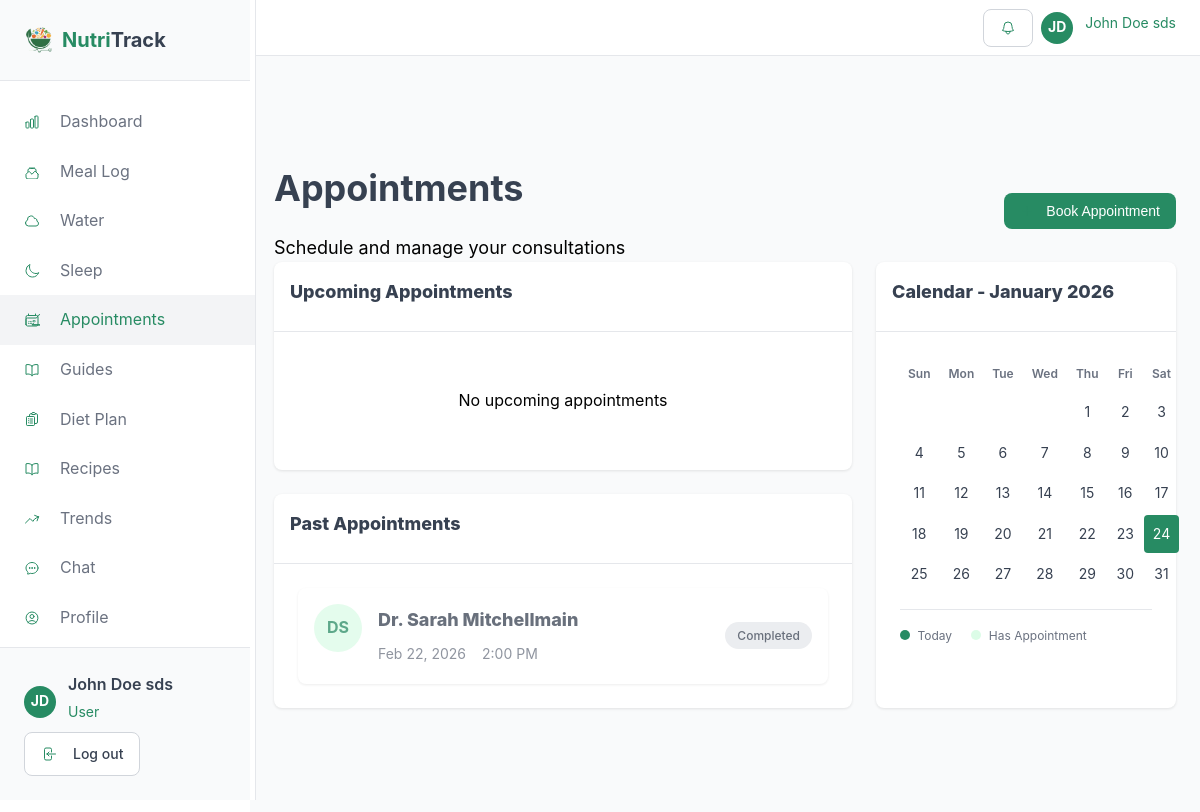
/user/appointments.php (signed in), run on the app's committed database.
### tables this page shows
CREATE TABLE `users` (
  `id` int(11) NOT NULL,
  `name` varchar(100) NOT NULL,
  `email` varchar(100) NOT NULL,
  `password` varchar(255) NOT NULL,
  `phone` varchar(20) DEFAULT NULL,
  `role` enum('user','nutritionist','admin') NOT NULL DEFAULT 'user',
  `status` enum('active','pending','inactive') NOT NULL DEFAULT 'pending',
  `weight` decimal(5,2) DEFAULT NULL,
  `height` decimal(5,2) DEFAULT NULL,
  `age` int(11) DEFAULT NULL,
  `goal` enum('weight_loss','maintain','gain_weight','build_muscle') DEFAULT NULL,
  `health_conditions` text DEFAULT NULL,
  `specialty` varchar(100) DEFAULT NULL,
  `bio` text DEFAULT NULL,
  `rating` decimal(3,2) DEFAULT NULL,
  `nutritionist_id` int(11) DEFAULT NULL,
  `created_at` timestamp NOT NULL DEFAULT current_timestamp(),
  `updated_at` timestamp NOT NULL DEFAULT current_timestamp() ON UPDATE current_timestamp(),
  `profile_image` varchar(255) DEFAULT NULL
);

CREATE TABLE `appointments` (
  `id` int(11) NOT NULL,
  `user_id` int(11) NOT NULL,
  `nutritionist_id` int(11) NOT NULL,
  `appointment_date` date NOT NULL,
  `appointment_time` time NOT NULL,
  `reason` text DEFAULT NULL,
  `status` enum('pending','confirmed','completed','cancelled') DEFAULT 'pending',
  `created_at` timestamp NOT NULL DEFAULT current_timestamp()
);

### user/appointments.php (the view, shortened to what this page needs)
<?php
require_once '../includes/session.php';
$user = getCurrentUser();
$db = getDB();
$stmt = $db->prepare("SELECT a.*, u.name as nutritionist_name, u.specialty
                      FROM appointments a
                      JOIN users u ON a.nutritionist_id = u.id
                      WHERE a.user_id = ?
                      ORDER BY a.appointment_date DESC, a.appointment_time DESC");
$stmt->execute([$user['id']]);
$allAppointments = $stmt->fetchAll();
$today = date('Y-m-d');
$upcoming = array_filter($allAppointments, fn($a) => $a['appointment_date'] >= $today && in_array($a['status'], ['confirmed', 'pending']));
$past = array_filter($allAppointments, fn($a) => $a['appointment_date'] < $today || in_array($a['status'], ['completed', 'cancelled']));
$currentMonth = date('Y-m');
$stmt = $db->prepare("SELECT appointment_date, COUNT(*) as count FROM appointments WHERE user_id = ? AND appointment_date LIKE ? GROUP BY appointment_date");
$stmt->execute([$user['id'], $currentMonth . '%']);
$calendarAppointments = $stmt->fetchAll(PDO::FETCH_KEY_PAIR);
include 'header.php';
?>
<div class="section">
    <div style="display: flex; align-items: center; justify-content: space-between; gap: 1rem;">
        <div>
            <h1 class="section-title">Appointments</h1>
            <p class="section-description">Schedule and manage your consultations</p>
        </div>
        <button class="btn btn-primary" id="bookAppointmentBtn">
<svg xmlns="http://www.w3.org/2000/svg" fill="none" viewBox="0 0 24 24" stroke="currentColor" style="width:14px;height:14px;stroke-width:1.5;vertical-align:middle;margin-right:4px;color:#278b63;">
  <path stroke-linecap="round" stroke-linejoin="round" d="M12 4.5v15m7.5-7.5h-15" />
</svg> Book Appointment</button>
    </div>
    <div style="display: grid; grid-template-columns: 1fr 300px; gap: 1.5rem;">
        <div style="display: flex; flex-direction: column; gap: 1.5rem;">
            <div class="card">
                <div style="padding: 1rem; border-bottom: 1px solid #e5e7eb;">
                    <h3 class="card-title">Upcoming Appointments</h3>
                </div>
                <div class="card-content">
                    <?php if (empty($upcoming)): ?>
                        <p class="card-description" style="text-align: center; padding: 2rem;">No upcoming appointments</p>
                    <?php endif; ?>
                </div>
            </div>
            <div class="card">
                <div style="padding: 1rem; border-bottom: 1px solid #e5e7eb;">
                    <h3 class="card-title">Past Appointments</h3>
                </div>
                <div class="card-content">
                    <?php if (empty($past)): ?>
                        <p class="card-description" style="text-align: center; padding: 2rem;">No past appointments</p>
                    <?php else: ?>
                        <div style="display: flex; flex-direction: column; gap: 1rem;">
                            <?php foreach ($past as $appointment): ?>
                                <div class="card" style="display: flex; align-items: center; gap: 1rem; padding: 1rem; opacity: 0.75;">
                                    <?php
                                    $stmt = $db->prepare("SELECT profile_image, name FROM users WHERE id = ?");
                                    $stmt->execute([$appointment['nutritionist_id']]);
                                    $nutritionist = $stmt->fetch();
                                    ?>
                                    <?php if (!empty($nutritionist['profile_image']) && file_exists(__DIR__ . '/../' . $nutritionist['profile_image'])): ?>
                                        <img src="../<?php echo htmlspecialchars($nutritionist['profile_image']); ?>" alt="Nutritionist" style="width: 3rem; height: 3rem; border-radius: 50%; object-fit: cover;">
                                    <?php else: ?>
                                        <div class="team-avatar" style="width: 3rem; height: 3rem;">
                                            <?php echo strtoupper(substr($appointment['nutritionist_name'], 0, 1) . (strpos($appointment['nutritionist_name'], ' ') ? substr($appointment['nutritionist_name'], strpos($appointment['nutritionist_name'], ' ') + 1, 1) : '')); ?>
                                        </div>
                                    <?php endif; ?>
                                    <div style="flex: 1;">
                                        <p class="card-title"><?php echo htmlspecialchars($appointment['nutritionist_name']); ?></p>
                                        <div style="display: flex; align-items: center; gap: 1rem; font-size: 0.875rem; color: #6b7280;">
                                            <span><?php echo date('M j, Y', strtotime($appointment['appointment_date'])); ?></span>
                                            <span><?php echo date('g:i A', strtotime($appointment['appointment_time'])); ?></span>
                                        </div>
                                    </div>
                                    <span class="recipe-tag"><?php echo ucfirst($appointment['status']); ?></span>
                                </div>
                            <?php endforeach; ?>
                        </div>
                    <?php endif; ?>
                </div>
            </div>
        </div>
        <div class="card">
            <div style="padding: 1rem; border-bottom: 1px solid #e5e7eb;">
                <h3 class="card-title">Calendar - <?php echo date('F Y'); ?></h3>
            </div>
            <div class="card-content">
                <div id="calendarGrid" style="display: grid; grid-template-columns: repeat(7, 1fr); gap: 2px; text-align: center;">
                    <?php
                    $daysOfWeek = ['Sun', 'Mon', 'Tue', 'Wed', 'Thu', 'Fri', 'Sat'];
                    foreach ($daysOfWeek as $day) {
                        echo "<div style='padding: 0.5rem; font-weight: 600; font-size: 0.75rem; color: #6b7280;'>$day</div>";
                    }
                    $firstDay = date('w', strtotime(date('Y-m-01')));
                    $daysInMonth = date('t');
                    $currentDay = date('j');
                    for ($i = 0; $i < $firstDay; $i++) {
                        echo "<div style='padding: 0.5rem;'></div>";
                    }
                    for ($day = 1; $day <= $daysInMonth; $day++) {
                        $dateStr = date('Y-m-') . str_pad($day, 2, '0', STR_PAD_LEFT);
                        $hasAppointment = isset($calendarAppointments[$dateStr]);
                        $isToday = $day == $currentDay;
                        $bgColor = $isToday ? '#278b63' : ($hasAppointment ? '#dcfce7' : 'transparent');
                        $textColor = $isToday ? 'white' : '#374151';
                        echo "<div style='padding: 0.5rem; border-radius: 0.25rem; background: $bgColor; color: $textColor; font-size: 0.875rem; cursor: pointer;' onclick=\"selectDate('$dateStr')\">$day" . ($hasAppointment ? '<span style="display:block;font-size:0.6rem;color:#16a34a;">•</span>' : '') . "</div>";
                    }
                    ?>
                </div>
                <div style="margin-top: 1rem; padding-top: 1rem; border-top: 1px solid #e5e7eb; font-size: 0.75rem; color: #6b7280;">
                    <span style="display: inline-block; width: 10px; height: 10px; background: #278b63; border-radius: 50%; margin-right: 4px;"></span> Today
                    <span style="display: inline-block; width: 10px; height: 10px; background: #dcfce7; border-radius: 50%; margin-left: 1rem; margin-right: 4px;"></span> Has Appointment
                </div>
            </div>
        </div>
    </div>
</div>
<?php include 'footer.php'; ?>

### user/header.php (shortened to what this page needs)
<?php
require_once '../includes/session.php';
$user = getCurrentUser();
?>
<!DOCTYPE html>
<html lang="en">
<head>
    <link rel="stylesheet" href="http://localhost/Health%20DIet/style.css">
</head>
<body>
    <div class="user-layout">
        <aside class="sidebar">
            <div class="sidebar-header">
                <a href="dashboard.php" class="logo">
                    <div style="display:flex; justify-self: center;">
                        <img style="width:30px;height:30px" src="../assets/images/nutritrak_logo-removebg-preview.png" alt="NutriTrack Logo">
                    </div>
                    <span class="logo-text"><span style="color:#278b63;">Nutri</span>Track</span>
                </a>
            </div>
            <nav class="sidebar-nav">
                <a href="dashboard.php" class="<?php echo basename($_SERVER['PHP_SELF']) == 'dashboard.php' ? 'active' : ''; ?>">
 Dashboard
                </a>
                <a href="meals.php" class="<?php echo basename($_SERVER['PHP_SELF']) == 'meals.php' ? 'active' : ''; ?>">
 Meal Log
                </a>
                <a href="water.php" class="<?php echo basename($_SERVER['PHP_SELF']) == 'water.php' ? 'active' : ''; ?>">
 Water
                </a>
                <a href="sleep.php" class="<?php echo basename($_SERVER['PHP_SELF']) == 'sleep.php' ? 'active' : ''; ?>">
 Sleep
                </a>
                <a href="appointments.php" class="<?php echo basename($_SERVER['PHP_SELF']) == 'appointments.php' ? 'active' : ''; ?>">
 Appointments
                </a>
                <a href="guides.php" class="<?php echo basename($_SERVER['PHP_SELF']) == 'guides.php' ? 'active' : ''; ?>">
 Guides
                </a>
                <a href="diet-plan.php" class="<?php echo basename($_SERVER['PHP_SELF']) == 'diet-plan.php' ? 'active' : ''; ?>">
 Diet Plan
                </a>
                <a href="recipes.php" class="<?php echo basename($_SERVER['PHP_SELF']) == 'recipes.php' ? 'active' : ''; ?>">
 Recipes
                </a>
                <a href="trends.php" class="<?php echo basename($_SERVER['PHP_SELF']) == 'trends.php' ? 'active' : ''; ?>">
 Trends
                </a>
                <a href="chat.php" class="<?php echo basename($_SERVER['PHP_SELF']) == 'chat.php' ? 'active' : ''; ?>">
 Chat
                </a>
                <a href="settings.php" class="<?php echo basename($_SERVER['PHP_SELF']) == 'settings.php' ? 'active' : ''; ?>">
 Profile
                </a>
            </nav>
            <div class="sidebar-footer">
                <div class="user-info" onclick="showProfilePopup()" style="cursor: pointer;">
                    <?php echo getUserAvatar($user, '2rem'); ?>
                    <div>
                        <div class="team-name"><?php echo $user['name']; ?></div>
                        <div class="team-role">User</div>
                    </div>
                </div>
                <a href="../landing page/auth.php?logout=1" class="btn btn-outline">
 Log out
                </a>
            </div>
        </aside>
        <div class="main-content">
            <header class="top-bar">
                <div class="header-actions">
                    <div class="user-info" style="position: relative;">
                        <button class="btn btn-outline" onclick="toggleNotifications()" id="notificationBtn">
                        </button>
                    </div>
                    <div class="user-info" onclick="showProfilePopup()" style="cursor: pointer;">
                        <?php echo getUserAvatar($user, '2rem'); ?>
                        <span class="team-role"><?php echo $user['name']; ?></span>
                    </div>
                </div>
            </header>
            <main class="content-area">

### includes/session.php (shortened to what this page needs)
<?php
function getCurrentUser() {
    try {
        $db = getDB();
        $stmt = $db->prepare("SELECT * FROM users WHERE id = ?");
        $stmt->execute([$_SESSION['user_id']]);
        return $stmt->fetch();
    } catch (PDOException $e) {
        error_log("Error fetching user: " . $e->getMessage());
        return null;
    }
}
function getUserInitials($name = null) {
    $name = $name ?: ($_SESSION['user_name'] ?? 'U');
    $parts = explode(' ', $name);
    return strtoupper(substr($parts[0], 0, 1) . (isset($parts[1]) ? substr($parts[1], 0, 1) : ''));
}
function getUserAvatar($user, $size = '2rem', $class = 'user-avatar') {
    if (!empty($user['profile_image']) && file_exists(__DIR__ . '/../' . $user['profile_image'])) {
        return '<img src="../' . htmlspecialchars($user['profile_image']) . '" alt="Profile" class="' . $class . '" style="width: ' . $size . '; height: ' . $size . '; border-radius: 50%; object-fit: cover;">';
    } else {
        return '<div class="' . $class . '" style="width: ' . $size . '; height: ' . $size . ';">' . getUserInitials($user['name']) . '</div>';
    }
}
?>

### data on the page
users: name "JD JD", name "John Doe sds"
appointments: nutritionist.name "DS", nutritionist.name "Dr. Sarah Mitchellmain", appointment_date "Feb 22, 2026", appointment_time "2:00 PM", status "Completed"

### other printed values
$day "Sun"
$day "Mon"
$day "Tue"
$day "Wed"
$day "Thu"
$day "Fri"
$day "Sat"
